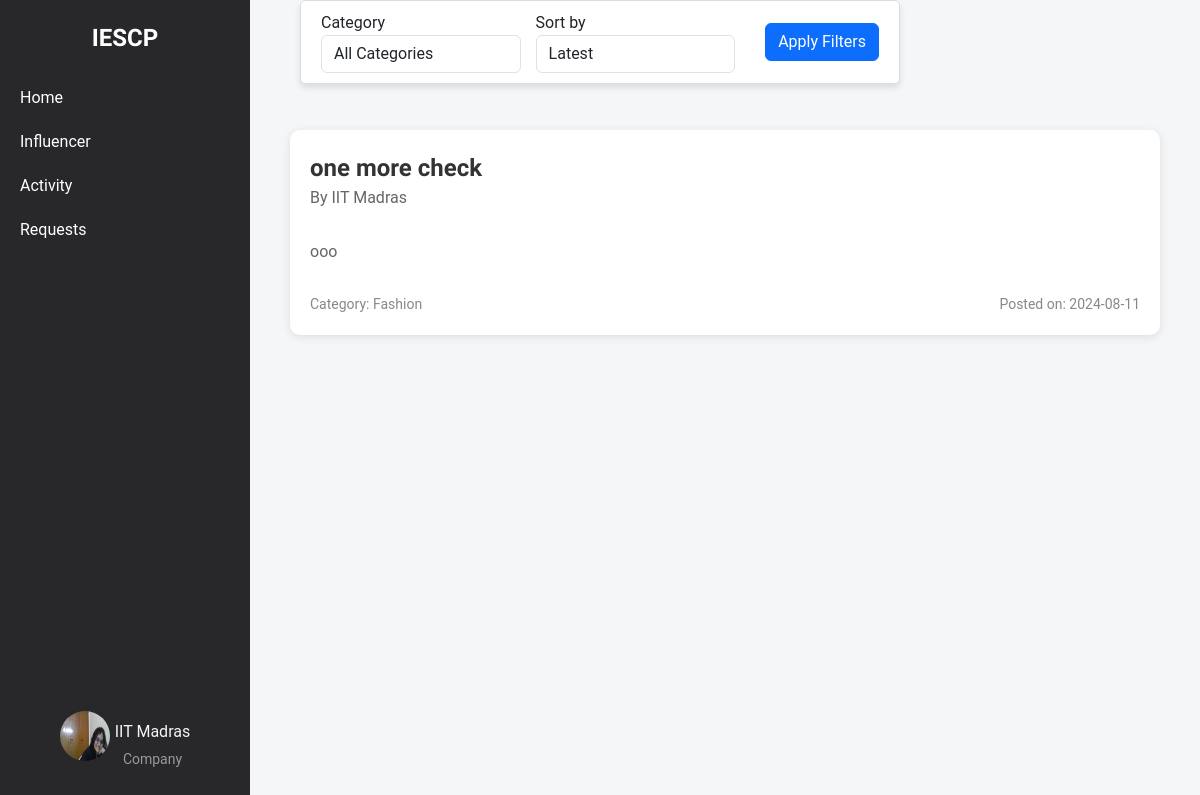
/company/home (signed in), run on an earlier commit of the app's database.
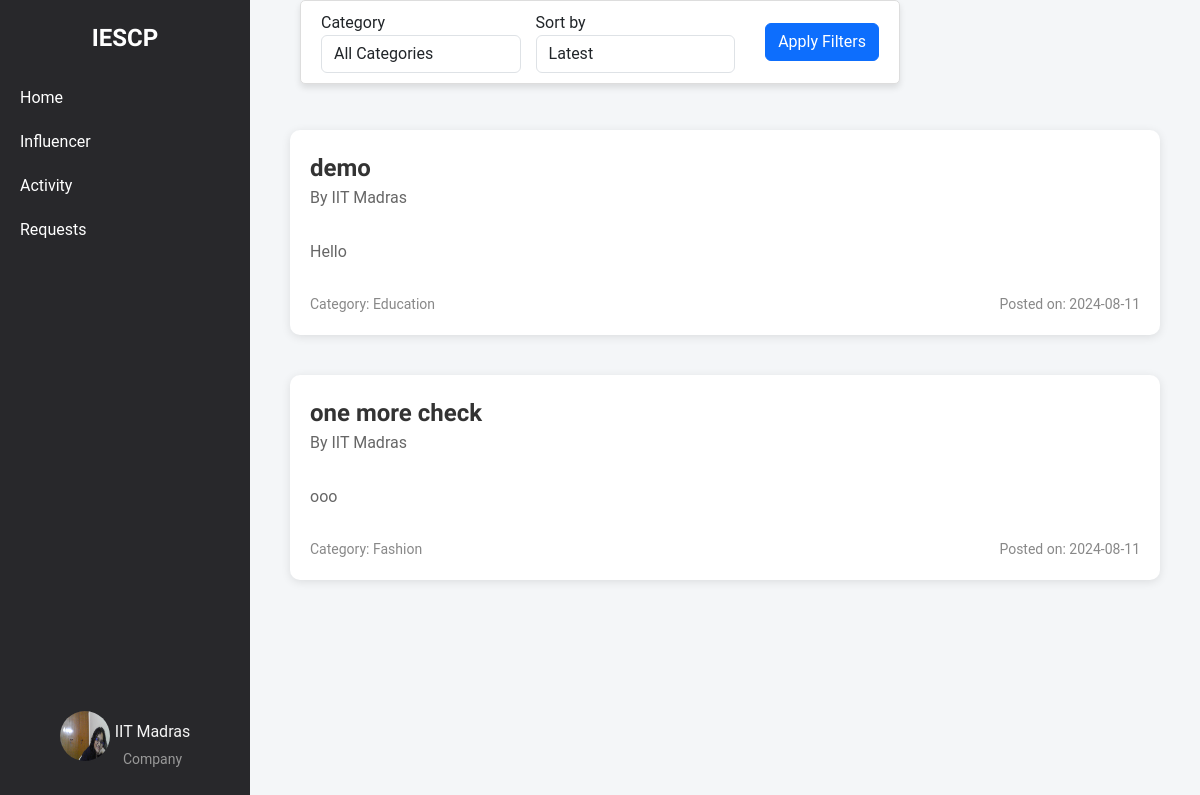
And on a later commit of the database.
### models.py (models this page shows, shortened)
class Campaign(db.Model):
    __tablename__ = 'campaign'
    id = db.Column(db.Integer, primary_key=True)
    title = db.Column(db.String(200), nullable=False)
    description = db.Column(db.Text, nullable=False)
    budget = db.Column(db.Float, nullable=False)
    start_date = db.Column(db.Date, nullable=False)
    end_date = db.Column(db.Date, nullable=False)
    company_id = db.Column(db.Integer, db.ForeignKey('company.id'), nullable=False)
    admin_id = db.Column(db.Integer, db.ForeignKey('admin.id'), nullable=False, default=1)
    status = db.Column(db.String(50), nullable=False, default='pending')
    category = db.Column(db.String(255), nullable=False)
    created_at = db.Column(db.DateTime, nullable=False, default=datetime.utcnow)
    visibility = db.Column(db.String(50), nullable=False, default='public')
    influencers = db.relationship('Influencer', secondary=influencer_campaign_association, back_populates='campaigns')
    is_flag = db.Column(db.Boolean, nullable=False, default=False)

class Company(db.Model):
    __tablename__ = 'company'
    id = db.Column(db.Integer, primary_key=True)
    company_name = db.Column(db.String(100), nullable=False)
    username = db.Column(db.String(50), unique=True, nullable=False)
    email = db.Column(db.String(120), unique=True, nullable=False)
    password_hash = db.Column(db.String(128), nullable=False)
    phone_number = db.Column(db.String(20), nullable=False)
    address = db.Column(db.String(200), nullable=False)
    industry = db.Column(db.String(100), nullable=False)
    other_industry = db.Column(db.String(100), nullable=True)
    website = db.Column(db.String(200), nullable=False)
    description = db.Column(db.Text, nullable=False)
    social_media_link = db.Column(db.String(200), nullable=False)
    logo = db.Column(db.String(200), nullable=False)
    campaigns = db.relationship('Campaign', backref='company', lazy=True)

### company_routes.py (the view)
@app.route('/company/home', methods=['GET'])
@company_auth_required
def company_home():
    user = Company.query.get(session['company_id'])
    selected_category = request.args.get('category', '')
    selected_sort = request.args.get('sort', 'latest')
    campaigns_query = Campaign.query.filter_by(visibility='public').filter(Campaign.is_flag == False).filter(Campaign.status != 'done')
    if selected_category:
        campaigns_query = campaigns_query.filter_by(category=selected_category)
    if selected_sort == 'oldest':
        campaigns = campaigns_query.order_by(Campaign.created_at.asc()).all()
    else:
        campaigns = campaigns_query.order_by(Campaign.created_at.desc()).all()
    categories = [
        "Fashion",
        "Beauty",
        "Fitness and health",
        "Travel",
        "Food and beverage",
        "Lifestyle",
        "Finance",
        "Automotive",
        "Entertainment",
        "Education",
        "Business",
        "Art and design",
        "Sports",
        "Sustainability and environmental",
        "Politics and social issues"
    ]
    return render_template('company_home.html', campaigns=campaigns, categories=categories, selected_category=selected_category, selected_sort=selected_sort, user=user)

### company_routes.py (called while the page is built)
def company_auth_required(func):
    @wraps(func)
    def func3(*args, **kwargs):
        if 'company_id' in session:
            return func(*args, **kwargs)
        else:
            flash("Please login first")
            return redirect(url_for('company_login'))
    return func3

### templates/company_home.html (shortened to what this page needs)
{% extends 'layout.html' %}
{% block content %}
    <div class="container-box">
        <div class="sidebar">
            <div class="logo">IESCP</div>
            <ul>
                <li><a href="{{url_for('company_home')}}">Home</a></li>
                <li><a href="{{url_for('influencer_search')}}">Influencer</a></li>
                <li><a href="{{url_for('company_activity')}}">Activity</a></li>
                <li><a href="{{url_for('company_requests')}}">Requests</a></li>
            </ul>
            <div class="profile">
                <a href="{{url_for('company_dashboard')}}">
                    <img src="{{ url_for('static', filename='profile_upload/company/' + user.username + '/' + user.logo) }}" alt="Profile Picture">
                    <div class="profile-name-category">
                        <span class="company_name">{{ user.company_name }}</span>
                        <span class="category">Company</span>
                    </div>
                </a>
            </div>
        </div>
        <div class="content">
            <div class="filter-container">
                <form method="GET" action="" class="form-inline">
                    <div class="form-group">
                        <label for="category" class="mr-2">Category</label>
                        <select name="category" id="category" class="form-control">
                            <option value="">All Categories</option>
                        </select>
                    </div>
                    <div class="form-group">
                        <label for="sort" class="mr-2">Sort by</label>
                        <select name="sort" id="sort" class="form-control">
                            <option value="latest" {% if selected_sort == 'latest' %}selected{% endif %}>Latest</option>
                        </select>
                    </div>
                    <button type="submit" class="btn btn-primary">Apply Filters</button>
                </form>
            </div>
            <div class="campaign-list">
                {% for campaign in campaigns %}
                    <div class="campaign">
                        <div class="campaign-main-details">
                            <div class="campaign-title">
                                <a href="{{ url_for('campaign_view', campaign_id=campaign.id) }}">{{ campaign.title }}</a>
                                <p>By {{ campaign.company.company_name }}</p>
                            </div>
                        </div>
                        <div class="campaign-details">
                            <p>{{ campaign.description }}</p>
                        </div>
                        <div class="campaign-meta">
                            <span>Category: {{ campaign.category }}</span>
                            <span>Posted on: {{ campaign.created_at.strftime('%Y-%m-%d') }}</span>
                        </div>
                    </div>
                {% endfor %}
            </div>
        </div>
    </div>
{% endblock %}

What changed in the data, as far as the page shows it:
added Campaign: title "demo", company.company_name "IIT Madras", description "Hello", category "Education", created_at "2024-08-11"
